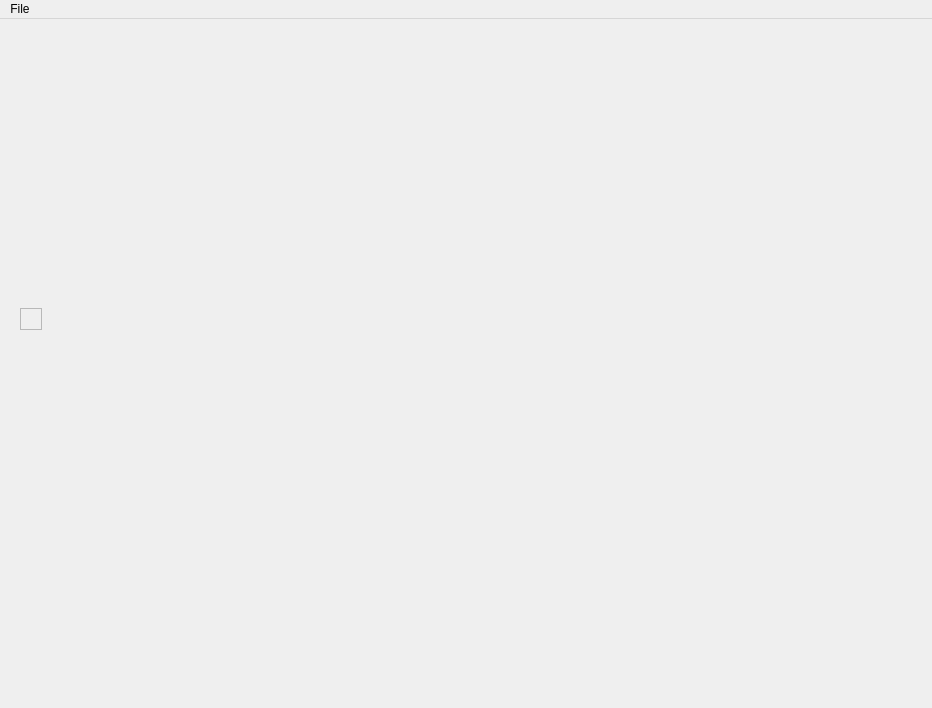
<?xml version="1.0" encoding="UTF-8"?>
<ui version="4.0">
 <class>MainWindow</class>
 <widget class="QMainWindow" name="MainWindow">
  <property name="geometry">
   <rect>
    <x>0</x>
    <y>0</y>
    <width>932</width>
    <height>708</height>
   </rect>
  </property>
  <property name="windowTitle">
   <string>MainWindow</string>
  </property>
  <widget class="QWidget" name="centralwidget">
   <property name="sizePolicy">
    <sizepolicy hsizetype="Expanding" vsizetype="Expanding">
     <horstretch>0</horstretch>
     <verstretch>0</verstretch>
    </sizepolicy>
   </property>
   <widget class="QWidget" name="verticalLayoutWidget">
    <property name="geometry">
     <rect>
      <x>10</x>
      <y>10</y>
      <width>831</width>
      <height>531</height>
     </rect>
    </property>
    <layout class="QVBoxLayout" name="main_layout">
     <property name="sizeConstraint">
      <enum>QLayout::SetNoConstraint</enum>
     </property>
     <item>
      <widget class="TopLevelConfigWidget" name="toplevel_widget" native="true"/>
     </item>
     <item>
      <widget class="WidgetTopLevelConfigWidget" name="widget_toplevel_widget" native="true"/>
     </item>
     <item>
      <widget class="QWidget" name="scroll" native="true">
       <widget class="QScrollArea" name="scrollArea">
        <property name="geometry">
         <rect>
          <x>10</x>
          <y>10</y>
          <width>22</width>
          <height>22</height>
         </rect>
        </property>
        <property name="widgetResizable">
         <bool>true</bool>
        </property>
        <widget class="QWidget" name="scrollAreaWidgetContents">
         <property name="geometry">
          <rect>
           <x>0</x>
           <y>0</y>
           <width>20</width>
           <height>20</height>
          </rect>
         </property>
         <widget class="QWidget" name="verticalLayoutWidget_2">
          <property name="geometry">
           <rect>
            <x>20</x>
            <y>20</y>
            <width>160</width>
            <height>80</height>
           </rect>
          </property>
          <layout class="QVBoxLayout" name="verticalLayout_3"/>
         </widget>
        </widget>
       </widget>
      </widget>
     </item>
     <item>
      <widget class="GenerateConfigWidget" name="generate_config_widget" native="true"/>
     </item>
    </layout>
   </widget>
  </widget>
  <widget class="QMenuBar" name="menubar">
   <property name="geometry">
    <rect>
     <x>0</x>
     <y>0</y>
     <width>932</width>
     <height>21</height>
    </rect>
   </property>
   <widget class="QMenu" name="menuFile">
    <property name="title">
     <string>File</string>
    </property>
    <addaction name="actionOpen"/>
    <addaction name="actionSave"/>
   </widget>
   <addaction name="menuFile"/>
  </widget>
  <action name="actionOpen">
   <property name="text">
    <string>Open</string>
   </property>
  </action>
  <action name="actionNew">
   <property name="text">
    <string>New</string>
   </property>
  </action>
  <action name="actionSave">
   <property name="text">
    <string>Save</string>
   </property>
  </action>
 </widget>
 <customwidgets>
  <customwidget>
   <class>TopLevelConfigWidget</class>
   <extends>QWidget</extends>
   <header>libraries/DashboardGenerator/lib/ui/subpanels.h</header>
   <container>1</container>
  </customwidget>
  <customwidget>
   <class>WidgetTopLevelConfigWidget</class>
   <extends>QWidget</extends>
   <header>libraries/DashboardGenerator/lib/ui/subpanels.h</header>
   <container>1</container>
  </customwidget>
  <customwidget>
   <class>GenerateConfigWidget</class>
   <extends>QWidget</extends>
   <header>libraries/DashboardGenerator/lib/ui/subpanels.h</header>
   <container>1</container>
  </customwidget>
 </customwidgets>
 <resources/>
 <connections/>
</ui>
